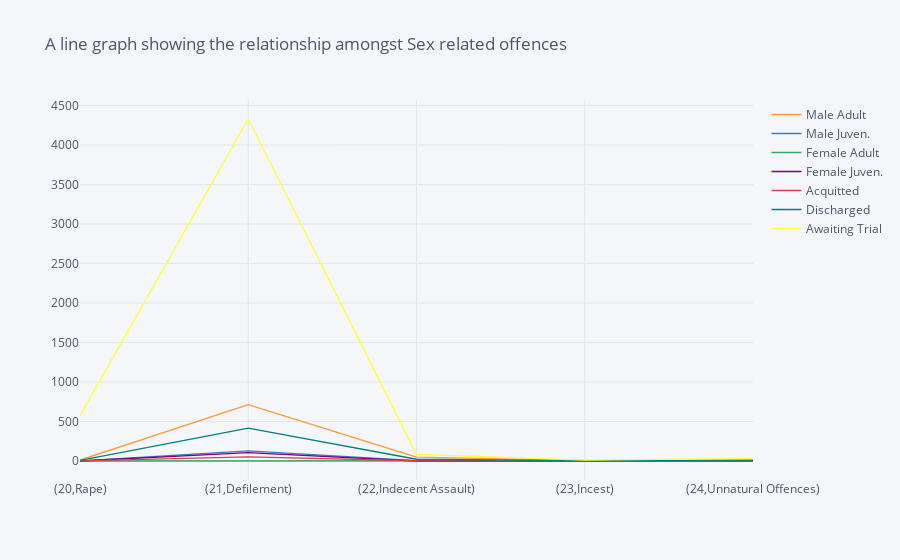

Write notebook code for a chart like this one.
### Code cell
# Plotting a Line graph for Child related cases for accused charged cases
relate.iplot(kind='line',title='A line graph showing the relationship amongst Sex related offences')

### Figure 1 — Plotly figure (JSON) as saved in the notebook; plotly's stock layout.template omitted (floating-point values rounded to 4 significant figures)
{"data": [{"line": {"color": "rgba(255, 153, 51, 1.0)", "dash": "solid", "shape": "linear", "width": 1.3}, "mode": "lines", "name": "Male Adult", "text": "", "type": "scatter", "x": ["(20,Rape)", "(21,Defilement)", "(22,Indecent Assault)", "(23,Incest)", "(24,Unnatural Offences)"], "y": [12, 714, 48, 5, 5]}, {"line": {"color": "rgba(55, 128, 191, 1.0)", "dash": "solid", "shape": "linear", "width": 1.3}, "mode": "lines", "name": "Male Juven.", "text": "", "type": "scatter", "x": ["(20,Rape)", "(21,Defilement)", "(22,Indecent Assault)", "(23,Incest)", "(24,Unnatural Offences)"], "y": [1, 129, 5, 0, 0]}, {"line": {"color": "rgba(50, 171, 96, 1.0)", "dash": "solid", "shape": "linear", "width": 1.3}, "mode": "lines", "name": "Female Adult", "text": "", "type": "scatter", "x": ["(20,Rape)", "(21,Defilement)", "(22,Indecent Assault)", "(23,Incest)", "(24,Unnatural Offences)"], "y": [0, 3, 4, 3, 0]}, {"line": {"color": "rgba(128, 0, 128, 1.0)", "dash": "solid", "shape": "linear", "width": 1.3}, "mode": "lines", "name": "Female Juven.", "text": "", "type": "scatter", "x": ["(20,Rape)", "(21,Defilement)", "(22,Indecent Assault)", "(23,Incest)", "(24,Unnatural Offences)"], "y": [0, 105, 0, 0, 0]}, {"line": {"color": "rgba(219, 64, 82, 1.0)", "dash": "solid", "shape": "linear", "width": 1.3}, "mode": "lines", "name": "Acquitted", "text": "", "type": "scatter", "x": ["(20,Rape)", "(21,Defilement)", "(22,Indecent Assault)", "(23,Incest)", "(24,Unnatural Offences)"], "y": [1, 52, 3, 0, 0]}, {"line": {"color": "rgba(0, 128, 128, 1.0)", "dash": "solid", "shape": "linear", "width": 1.3}, "mode": "lines", "name": "Discharged", "text": "", "type": "scatter", "x": ["(20,Rape)", "(21,Defilement)", "(22,Indecent Assault)", "(23,Incest)", "(24,Unnatural Offences)"], "y": [7, 415, 22, 4, 10]}, {"line": {"color": "rgba(255, 255, 51, 1.0)", "dash": "solid", "shape": "linear", "width": 1.3}, "mode": "lines", "name": "Awaiting Trial", "text": "", "type": "scatter", "x": ["(20,Rape)", "(21,Defilement)", "(22,Indecent Assault)", "(23,Incest)", "(24,Unnatural Offences)"], "y": [575, 4329, 84, 11, 32]}], "layout": {"legend": {"bgcolor": "#F5F6F9", "font": {"color": "#4D5663"}}, "paper_bgcolor": "#F5F6F9", "plot_bgcolor": "#F5F6F9", "title": {"font": {"color": "#4D5663"}, "text": "A line graph showing the relationship amongst Sex related offences"}, "xaxis": {"gridcolor": "#E1E5ED", "showgrid": true, "tickfont": {"color": "#4D5663"}, "title": {"font": {"color": "#4D5663"}, "text": ""}, "zerolinecolor": "#E1E5ED"}, "yaxis": {"gridcolor": "#E1E5ED", "showgrid": true, "tickfont": {"color": "#4D5663"}, "title": {"font": {"color": "#4D5663"}, "text": ""}, "zerolinecolor": "#E1E5ED"}}}
